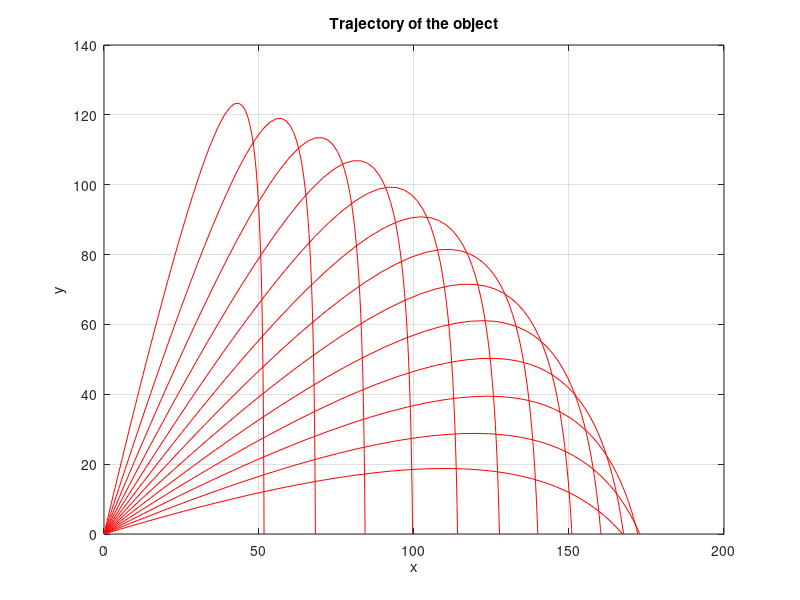

This figure's MATLAB source: (Note: this script raises an error after producing the figure.)
% task 0
% shoot object with a given velocity and angle
% and determine the time of flight and place of impact ground considering air resistance
% and the maximum height reached
% and plot the trajectory

% clear the workspace
close all
clc

% define the initial velocity and angle
v0 = 100;
alpha = 45;
% define the acceleration due to gravity
g = 9.81;
% define the drag coefficient
c = 0.5;
% define the mass of the object
m = 1;
% define the initial position
x0 = 0;
y0 = 0;
% define the time step
dt = 0.01;
% define the initial time
t0 = 0;
% make system of equations
f = @(t, x) [x(2); -c * x(2) / m; x(4); -g - c * x(4) / m];
% define impact position
x_impact = 10;
y_impact = 0;
% t_flight function without air resistance
t_flight = @(v0, theta) 2 * v0 * sin(theta) / g;

% find alpha for which the object hits the ground at x_impact
% using fzero
% alpha = fzero(@(alpha) x_impact - x0 - v0 * cosd(alpha) * t_flight(v0, alpha), alpha);


% print the angle
% fprintf('The angle is %f degrees', alpha);

% plot the trajectory
% using ode45
% [t, x] = ode45(f, [t0, t_flight(v0, alpha)], [x0, v0 * cosd(alpha), y0, v0 * sind(alpha)]);
% plot(x(:, 1), x(:, 3), 'r');
% hold on;

% solve considering air resistance
% using ode45
% for different values of alpha
T = 10;
for alpha = 15:5:75
    % 10 attempts
    for it = 1:1:10
        [t, x] = ode45(f, [t0, T], [x0, v0 * cosd(alpha), y0, v0 * sind(alpha)]);
        max_height = max(x(:, 3));
        max_height_index = find(x(:, 3) == max_height);
        t_impact = interp1(x(max_height_index:end, 3), t(max_height_index:end), 0);
        % t_impact = T
        % check if the t_impact is NaN
        if isnan(t_impact)
            T = T * 10;
        else
            % print the time of flight
            % fprintf('The time of flight is %f seconds', t_impact);
            [t, x] = ode45(f, [t0, t_impact], [x0, v0 * cosd(alpha), y0, v0 * sind(alpha)]);
            % plot the trajectory
            plot(x(:, 1), x(:, 3), 'r');
            hold on;
            break;
        end
    end
end
% [t, x] = ode45(f, [t0, 10], [x0, v0 * cosd(alpha), y0, v0 * sind(alpha)]);
% plot(x(:, 1), x(:, 3), 'b');
% hold on;
xlabel('x')
ylabel('y')
title('Trajectory of the object')
grid on


% find alpha for which the object hits the ground at x_impact
% using newton's method
alpha = 45;
% define the tolerance
tol = 1e-6;
% define the maximum number of iterations
max_iter = 2;

% newton's method
for it = 1:1:max_iter
    % calculate the function value
    x = x_impact_calc(alpha, f, t0, T, x0, y0, v0);
    % calculate the derivative
    dx = (x_impact_calc(alpha + tol, f, t0, T, x0, y0, v0) - x_impact_calc(alpha, f, t0, T, x0, y0, v0)) / tol;
    x
    dx
    alpha
    % update the value of alpha
    alpha = alpha - x / dx * alpha;
    % check if the value of alpha is close enough to the root
    if abs(x-x_impact) < tol
        break;
    end
end